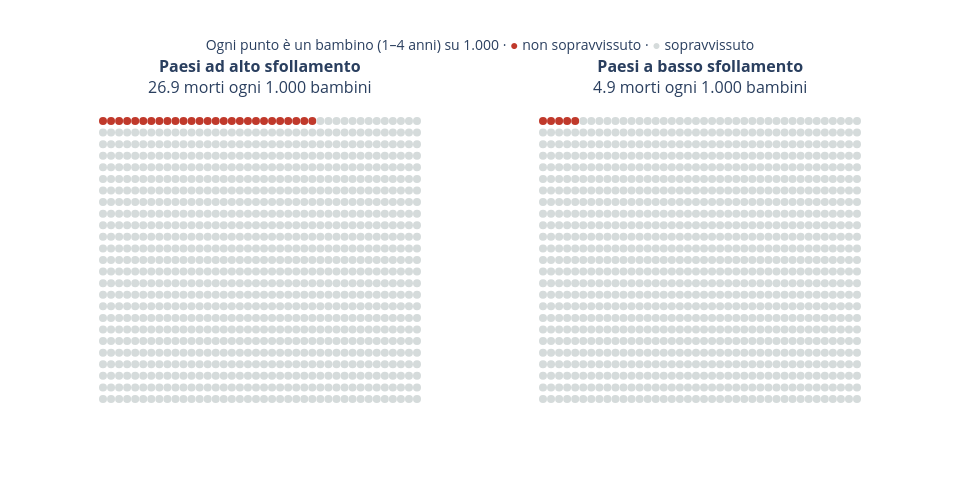

The cell this chart's notebook holds for it:
### Markdown cell above
## VIZ 5 — Pictogram: child mortality in high vs low displacement countries
**Audience**: non-esperti. Ogni punto = 1 bambino su 1.000. Rosso = non sopravvissuto.

### Code cell
high_rate = df[df['total_displaced'] >= 1_000_000]['mortality_1t4'].mean()
low_rate  = df[(df['total_displaced'] <= 10_000) & df['total_displaced'].notna()]['mortality_1t4'].mean()

print(f"High displacement: {high_rate:.1f} deaths per 1,000")
print(f"Low displacement:  {low_rate:.1f} deaths per 1,000")

def dot_grid(rate, n=1000, cols=40):
    n_deaths = int(round(rate))
    xs = [i % cols for i in range(n)]
    ys = [-(i // cols) for i in range(n)]
    colors = ['#C0392B' if i < n_deaths else '#D5DBDB' for i in range(n)]
    labels = ['did not survive' if i < n_deaths else 'survived' for i in range(n)]
    return xs, ys, colors, labels

fig = make_subplots(
    rows=1, cols=2,
    subplot_titles=[
        f"<b>Paesi ad alto sfollamento</b><br>{high_rate:.1f} morti ogni 1.000 bambini",
        f"<b>Paesi a basso sfollamento</b><br>{low_rate:.1f} morti ogni 1.000 bambini"
    ]
)

for col_i, rate in enumerate([high_rate, low_rate], 1):
    xs, ys, colors, labels = dot_grid(rate)
    fig.add_trace(go.Scatter(
        x=xs, y=ys,
        mode='markers',
        marker=dict(color=colors, size=8, symbol='circle', line=dict(width=0)),
        hovertext=labels,
        hoverinfo='text',
        showlegend=False
    ), row=1, col=col_i)

fig.update_xaxes(showticklabels=False, showgrid=False, zeroline=False)
fig.update_yaxes(showticklabels=False, showgrid=False, zeroline=False)
fig.update_layout(
    title=dict(
        text="Ogni punto è un bambino (1–4 anni) su 1.000 · <span style='color:#C0392B'>●</span> non sopravvissuto · <span style='color:#D5DBDB'>●</span> sopravvissuto",
        x=0.5, font=dict(size=14)
    ),
    plot_bgcolor='white', paper_bgcolor='white',
    height=500, width=960
)

fig.write_html('plots/viz5_explanatory_pictogram.html')
fig.show()

### Figure 1 — Plotly figure (JSON) as saved in the notebook; plotly's stock layout.template omitted (floating-point values rounded to 4 significant figures; data arrays with more than 128 entries replaced by an {"elided": "..."} marker saying what was removed)
{"data": [{"hoverinfo": "text", "hovertext": {"elided": "1000 str values"}, "marker": {"color": {"elided": "1000 str values"}, "line": {"width": 0}, "size": 8, "symbol": "circle"}, "mode": "markers", "showlegend": false, "type": "scatter", "x": {"elided": "1000 int values"}, "xaxis": "x", "y": {"elided": "1000 int values"}, "yaxis": "y"}, {"hoverinfo": "text", "hovertext": {"elided": "1000 str values"}, "marker": {"color": {"elided": "1000 str values"}, "line": {"width": 0}, "size": 8, "symbol": "circle"}, "mode": "markers", "showlegend": false, "type": "scatter", "x": {"elided": "1000 int values"}, "xaxis": "x2", "y": {"elided": "1000 int values"}, "yaxis": "y2"}], "layout": {"annotations": [{"font": {"size": 16}, "showarrow": false, "text": "<b>Paesi ad alto sfollamento</b><br>26.9 morti ogni 1.000 bambini", "x": 0.225, "xanchor": "center", "xref": "paper", "y": 1, "yanchor": "bottom", "yref": "paper"}, {"font": {"size": 16}, "showarrow": false, "text": "<b>Paesi a basso sfollamento</b><br>4.9 morti ogni 1.000 bambini", "x": 0.775, "xanchor": "center", "xref": "paper", "y": 1, "yanchor": "bottom", "yref": "paper"}], "height": 500, "paper_bgcolor": "white", "plot_bgcolor": "white", "title": {"font": {"size": 14}, "text": "Ogni punto è un bambino (1–4 anni) su 1.000 · <span style='color:#C0392B'>●</span> non sopravvissuto · <span style='color:#D5DBDB'>●</span> sopravvissuto", "x": 0.5}, "width": 960, "xaxis": {"anchor": "y", "domain": [0, 0.45], "showgrid": false, "showticklabels": false, "zeroline": false}, "xaxis2": {"anchor": "y2", "domain": [0.55, 1], "showgrid": false, "showticklabels": false, "zeroline": false}, "yaxis": {"anchor": "x", "domain": [0, 1], "showgrid": false, "showticklabels": false, "zeroline": false}, "yaxis2": {"anchor": "x2", "domain": [0, 1], "showgrid": false, "showticklabels": false, "zeroline": false}}}
